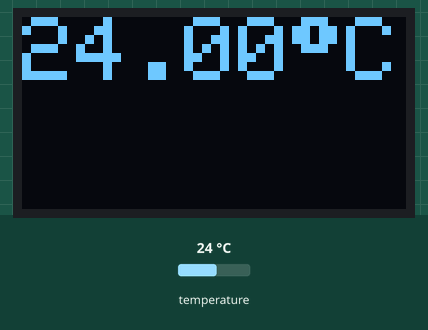
Recording of a sketch running on a simulated Particle Photon. Shown: 128×64 one-colour display. The test bench sets the inputs (shaded band); at power-on: temperature 24 °C. What the sketch prints to the serial monitor is not drawn.

Above: at 13.1 s.
13.2 s: temperature set to 12 °C
At 24.9 s:
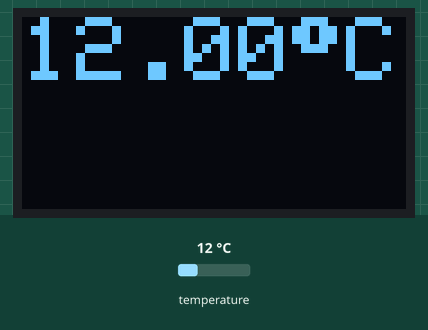
25.2 s: temperature set to 28 °C
At 35.9 s:
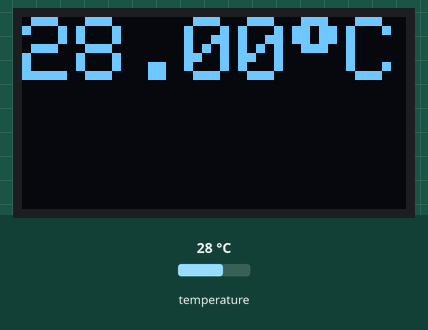
36.5 s: temperature set to 33 °C
At 47.0 s:
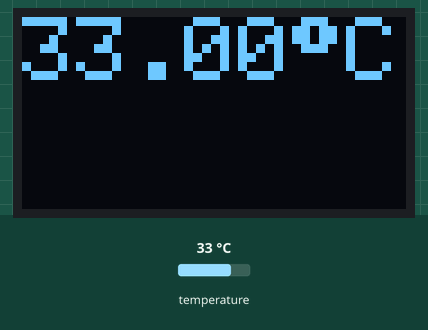
47.9 s: temperature set to 7 °C
At 59.2 s:
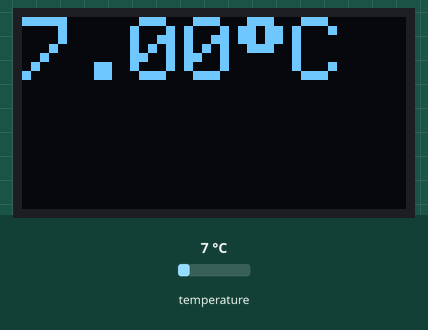
Timing chart, 0 to 60.2 s (numbered marks = the images above; inputs shaded):
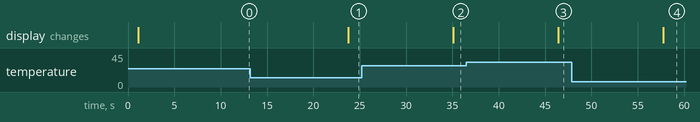

Measured:
- after the input at 13.2 s, the display: changes after 10.5 s (image 1)
- after the input at 25.2 s, the display: changes after 9.9 s (image 2)
- after the input at 36.5 s, the display: changes after 9.9 s (image 3)
- after the input at 47.9 s, the display: changes after 9.8 s (image 4)

The sketch:

temp-oled.ino
```cpp
#include "Adafruit_SSD1306/Adafruit_SSD1306.h"
#include "OneWire/OneWire.h"

/************************************************************************
This sketch reads the temperature from a OneWire device and then publishes
to the Particle cloud. From there, IFTTT can be used to log the date,
time, and temperature to a Google Spreadsheet. Read more in our tutorial
here: http://docs.particle.io/tutorials/topics/maker-kit

This sketch is the same as the example from the OneWire library, but
with the addition of three lines at the end to publish the data to the
cloud.

Use this sketch to read the temperature from 1-Wire devices
you have attached to your Particle device (core, p0, p1, photon, electron)

Temperature is read from: DS18S20, DS18B20, DS1822, DS2438

Expanding on the enumeration process in the address scanner, this example
reads the temperature and outputs it from known device types as it scans.

I/O setup:
These made it easy to just 'plug in' my 18B20 (note that a bare TO-92
sensor may read higher than it should if it's right next to the Photon)

D3 - 1-wire ground, or just use regular pin and comment out below.
D4 - 1-wire signal, 2K-10K resistor to D5 (3v3)
D5 - 1-wire power, ditto ground comment.

A pull-up resistor is required on the signal line. The spec calls for a 4.7K.
I have used 1K-10K depending on the bus configuration and what I had out on the
bench. If you are powering the device, they all work. If you are using parisidic
power it gets more picky about the value.

NOTE: This sketch requires the OneWire library, which can be added from the
<-- Libraries tab on the left.
************************************************************************/

// use hardware SPI
#define OLED_DC     D3
#define OLED_CS     D4
#define OLED_RESET  D5

Adafruit_SSD1306 display(OLED_DC, OLED_RESET, OLED_CS);
OneWire ds = OneWire(D2);  // 1-wire signal on pin D4

unsigned long lastUpdate = 0;

float lastTemp;

void setup() {
  Serial.begin(9600);
  // Set up 'power' pins, comment out if not used!
  pinMode(D3, OUTPUT);
  pinMode(D5, OUTPUT);
  digitalWrite(D3, LOW);
  digitalWrite(D5, HIGH);

  display.begin(SSD1306_SWITCHCAPVCC);
  display.setTextSize(3);       // text size
  display.setTextColor(WHITE); // text color
}

// up to here, it is the same as the address acanner
// we need a few more variables for this example

void loop(void) {
  byte i;
  byte present = 0;
  byte type_s;
  byte data[12];
  byte addr[8];
  float celsius, fahrenheit;

  if ( !ds.search(addr)) {
    Serial.println("No more addresses.");
    Serial.println();
    ds.reset_search();
    delay(250);
    return;
  }

  // The order is changed a bit in this example
  // first the returned address is printed

  Serial.print("ROM =");
  for( i = 0; i < 8; i++) {
    Serial.write(' ');
    Serial.print(addr[i], HEX);
  }

  // second the CRC is checked, on fail,
  // print error and just return to try again

  if (OneWire::crc8(addr, 7) != addr[7]) {
      Serial.println("CRC is not valid!");
      return;
  }
  Serial.println();

  // we have a good address at this point
  // what kind of chip do we have?
  // we will set a type_s value for known types or just return

  // the first ROM byte indicates which chip
  switch (addr[0]) {
    case 0x10:
      Serial.println("  Chip = DS1820/DS18S20");
      type_s = 1;
      break;
    case 0x28:
      Serial.println("  Chip = DS18B20");
      type_s = 0;
      break;
    case 0x22:
      Serial.println("  Chip = DS1822");
      type_s = 0;
      break;
    case 0x26:
      Serial.println("  Chip = DS2438");
      type_s = 2;
      break;
    default:
      Serial.println("Unknown device type.");
      return;
  }

  // this device has temp so let's read it

  ds.reset();               // first clear the 1-wire bus
  ds.select(addr);          // now select the device we just found
  // ds.write(0x44, 1);     // tell it to start a conversion, with parasite power on at the end
  ds.write(0x44, 0);        // or start conversion in powered mode (bus finishes low)

  // just wait a second while the conversion takes place
  // different chips have different conversion times, check the specs, 1 sec is worse case + 250ms
  // you could also communicate with other devices if you like but you would need
  // to already know their address to select them.

  delay(1000);     // maybe 750ms is enough, maybe not, wait 1 sec for conversion

  // we might do a ds.depower() (parasite) here, but the reset will take care of it.

  // first make sure current values are in the scratch pad

  present = ds.reset();
  ds.select(addr);
  ds.write(0xB8,0);         // Recall Memory 0
  ds.write(0x00,0);         // Recall Memory 0

  // now read the scratch pad

  present = ds.reset();
  ds.select(addr);
  ds.write(0xBE,0);         // Read Scratchpad
  if (type_s == 2) {
    ds.write(0x00,0);       // The DS2438 needs a page# to read
  }

  // transfer and print the values

  Serial.print("  Data = ");
  Serial.print(present, HEX);
  Serial.print(" ");
  for ( i = 0; i < 9; i++) {           // we need 9 bytes
    data[i] = ds.read();
    Serial.print(data[i], HEX);
    Serial.print(" ");
  }
  Serial.print(" CRC=");
  Serial.print(OneWire::crc8(data, 8), HEX);
  Serial.println();

  // Convert the data to actual temperature
  // because the result is a 16 bit signed integer, it should
  // be stored to an "int16_t" type, which is always 16 bits
  // even when compiled on a 32 bit processor.

  int16_t raw = (data[1] << 8) | data[0];
  if (type_s == 2) raw = (data[2] << 8) | data[1];
  byte cfg = (data[4] & 0x60);

  switch (type_s) {
    case 1:
      raw = raw << 3; // 9 bit resolution default
      if (data[7] == 0x10) {
        // "count remain" gives full 12 bit resolution
        raw = (raw & 0xFFF0) + 12 - data[6];
      }
      celsius = (float)raw * 0.0625;
      break;
    case 0:
      // at lower res, the low bits are undefined, so let's zero them
      if (cfg == 0x00) raw = raw & ~7;  // 9 bit resolution, 93.75 ms
      if (cfg == 0x20) raw = raw & ~3; // 10 bit res, 187.5 ms
      if (cfg == 0x40) raw = raw & ~1; // 11 bit res, 375 ms
      // default is 12 bit resolution, 750 ms conversion time
      celsius = (float)raw * 0.0625;
      break;

    case 2:
      data[1] = (data[1] >> 3) & 0x1f;
      if (data[2] > 127) {
        celsius = (float)data[2] - ((float)data[1] * .03125);
      }else{
        celsius = (float)data[2] + ((float)data[1] * .03125);
      }
  }

   // remove random errors
  if((((celsius <= 0 && celsius > -1) && lastTemp > 5)) || celsius > 125) {
      celsius = lastTemp;
  }

  fahrenheit = celsius * 1.8 + 32.0;
  lastTemp = celsius;
  Serial.print("  Temperature = ");
  Serial.print(celsius);
  Serial.print(" Celsius, ");
  Serial.print(fahrenheit);
  Serial.println(" Fahrenheit");

  // now that we have the readings, we can publish them to the cloud
  String temperature = String(celsius, 2); // store temp in "temperature" string

  display.clearDisplay();
  display.setCursor(0,0);
  display.println(temperature + char(247) + "C");
  display.display();

  Particle.publish("temperature", temperature, PRIVATE); // publish to dashboard

  delay(10000); // 10-sec delay
}
```
